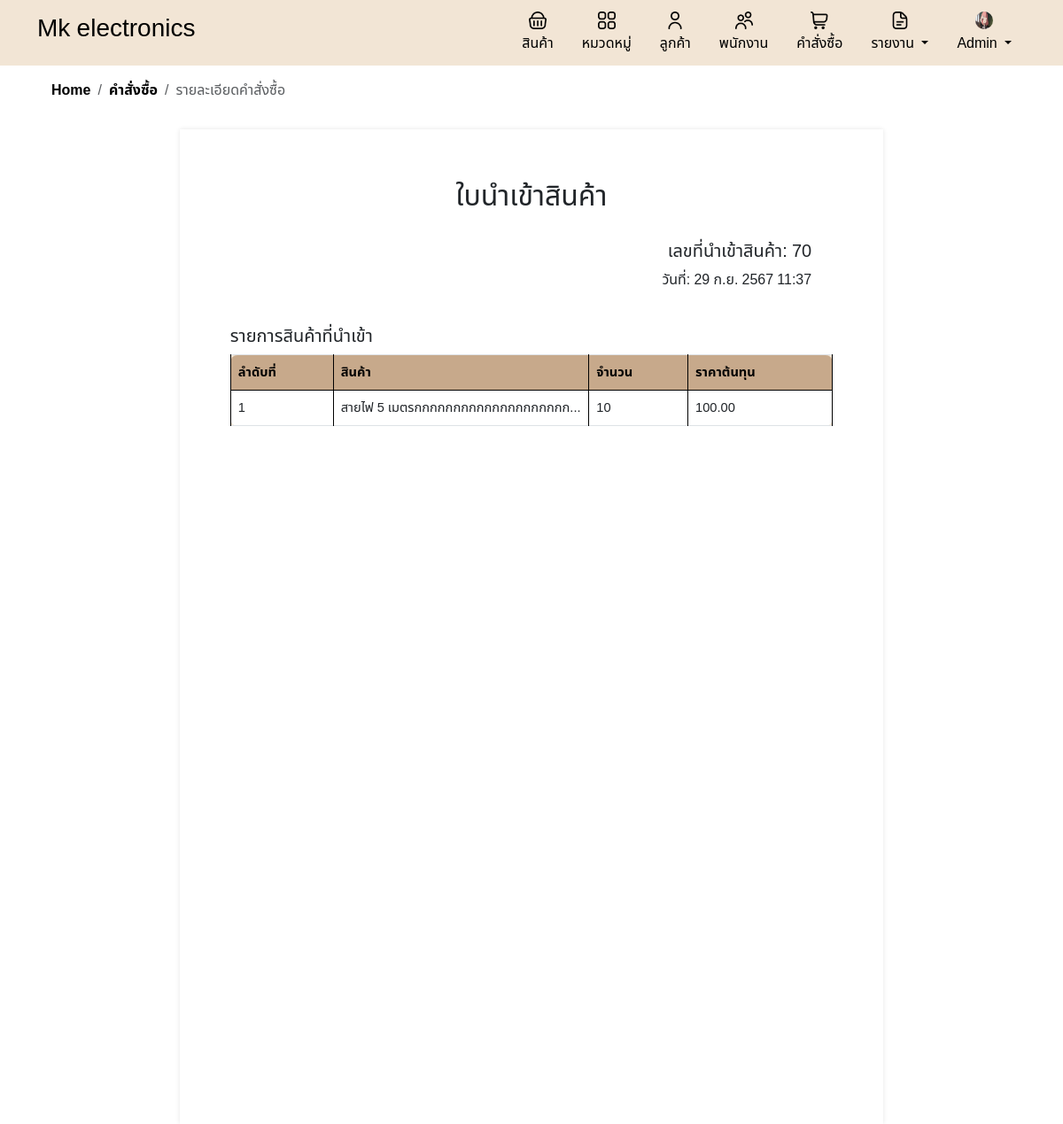
Screenshot of /detail_stock.php?stock_in_id=70 (signed in) with the database file from the repository.
### tables this page shows
CREATE TABLE `companies` (
  `company_id` int(11) NOT NULL,
  `company_name` varchar(100) NOT NULL,
  `company_address` varchar(255) DEFAULT NULL,
  `company_phone` varchar(10) DEFAULT NULL,
  `company_email` varchar(100) DEFAULT NULL,
  `profile_image` varchar(255) DEFAULT NULL
);

CREATE TABLE `stock_in` (
  `stock_in_id` int(11) NOT NULL,
  `date` timestamp NOT NULL DEFAULT current_timestamp()
);

CREATE TABLE `stock_in_items` (
  `item_id` int(11) NOT NULL,
  `stock_in_id` int(11) DEFAULT NULL,
  `product_id` int(11) DEFAULT NULL,
  `quantity` int(11) DEFAULT NULL
);

CREATE TABLE `products` (
  `product_id` int(11) NOT NULL,
  `product_name` varchar(100) NOT NULL,
  `description` text DEFAULT NULL,
  `price` decimal(10,2) NOT NULL,
  `quantity` int(11) NOT NULL,
  `category_id` int(11) DEFAULT NULL,
  `created_at` timestamp NOT NULL DEFAULT current_timestamp(),
  `image` varchar(255) DEFAULT NULL
);

CREATE TABLE `product_costs` (
  `cost_id` int(11) NOT NULL,
  `product_id` int(11) NOT NULL,
  `stock_in_id` int(11) NOT NULL,
  `cost_per_unit` decimal(10,2) NOT NULL,
  `quantity` int(11) NOT NULL
);

### inc/functions.php (called while the page is built, shortened)
<?php
function formatThaiDate($timestamp, $short = false) {
    $thai_months = array(
        1 => 'ม.ค.', 'ก.พ.', 'มี.ค.', 'เม.ย.', 'พ.ค.', 'มิ.ย.',
        'ก.ค.', 'ส.ค.', 'ก.ย.', 'ต.ค.', 'พ.ย.', 'ธ.ค.'
    );
    $date = date('j', $timestamp);
    $month = $thai_months[date('n', $timestamp)];
    $year = date('Y', $timestamp) + 543;
    if ($short) {
        return "$date $month";
    } else {
        $time = date('H:i', $timestamp);
        return "$date $month $year $time";
    }
}
?>

### detail_stock.php (the view, shortened to what this page needs)
<?php
include 'header.php';
include 'db.php';
include 'inc/links.php';
include 'inc/functions.php';
$stock_in_id = $_GET['stock_in_id'] ?? null;
$sql_items = "SELECT products.product_name, stock_in_items.quantity, pc.cost_per_unit
              FROM stock_in_items
              JOIN products ON stock_in_items.product_id = products.product_id
              LEFT JOIN product_costs AS pc ON stock_in_items.product_id = pc.product_id
              AND stock_in_items.stock_in_id = pc.stock_in_id
              WHERE stock_in_items.stock_in_id = ?";
$stmt_items = $conn->prepare($sql_items);
$stmt_items->bind_param("i", $stock_in_id);
$stmt_items->execute();
$result_items = $stmt_items->get_result();
$order_items = [];
while ($row = $result_items->fetch_assoc()) {
    $order_items[] = $row;
}
$sql_stock_in = "SELECT stock_in_id ,date FROM stock_in WHERE stock_in_id = ?";
$stmt_stock_in = $conn->prepare($sql_stock_in);
$stmt_stock_in->bind_param("i", $stock_in_id);
$stmt_stock_in->execute();
$result_stock_in = $stmt_stock_in->get_result();
$stock_in = $result_stock_in->fetch_assoc();
?>
<!DOCTYPE html>
<html lang="th">
<head>
</head>
<body>
    <div class="container">
        <nav aria-label="breadcrumb">
            <ol class="breadcrumb breadcrumb-chevron p-3 rounded-3">
                <li class="breadcrumb-item">
                    <a class="link-body-emphasis fw-semibold text-decoration-none" href="home.php">Home</a>
                </li>
                <li class="breadcrumb-item">
                    <a class="link-body-emphasis fw-semibold text-decoration-none" href="order.php">คำสั่งซื้อ</a>
                </li>
                <li class="breadcrumb-item active" aria-current="page">รายละเอียดคำสั่งซื้อ</li>
            </ol>
        </nav>
        <div class="a4-container">
            <div class="row">
                <div class="col-12 text-center mb-4">
                    <h2>ใบนำเข้าสินค้า</h2>
                </div>
                <div class="row d-flex justify-content-between align-items-start mb-4">
                    <div class="col-12 text-end" style="margin-top: -1px;">
                        <h5>เลขที่นำเข้าสินค้า: <?php echo $stock_in_id; ?></h5>
                        <p>วันที่: <?php echo formatThaiDate(strtotime($stock_in['date'])); ?></p>
                    </div>
                </div>
            </div>
            <div class="row">
                <div class="col-12">
                    <h5>รายการสินค้าที่นำเข้า</h5>
                    <table class="table table-bordered">
                        <thead>
                            <tr>
                                <th>ลำดับที่</th>
                                <th>สินค้า</th>
                                <th>จำนวน</th>
                                <th>ราคาต้นทุน</th>
                            </tr>
                        </thead>
                        <tbody>
                            <?php if (!empty($order_items)): ?>
                                <?php $index = 1; ?>
                                <?php foreach ($order_items as $item): ?>
                                    <tr>
                                        <td><?php echo $index++; ?></td>
                                        <td class='text-truncate' style='max-width: 150px; overflow: hidden; white-space: nowrap;' ><?php echo htmlspecialchars($item["product_name"]); ?></td>
                                        <td><?php echo htmlspecialchars($item["quantity"]); ?></td>
                                        <td><?php echo htmlspecialchars(number_format($item["cost_per_unit"], 2)); ?></td>
                                    </tr>
                                <?php endforeach; ?>
                            <?php else: ?>
                                <tr>
                                    <td colspan="4" class="text-center">ไม่มีรายการสินค้า</td>
                                </tr>
                            <?php endif; ?>
                        </tbody>
                    </table>
                </div>
            </div>
        </div>
    </div>
</body>
</html>

### header.php (shortened to what this page needs)
<?php
include 'db.php';
$sql = "SELECT profile_image FROM companies WHERE company_id = 1";
$result = $conn->query($sql);
$profile_image = 'default.png';
if ($result->num_rows > 0) {
    $row = $result->fetch_assoc();
    if (!empty($row['profile_image'])) {
        $profile_image = $row['profile_image'];
    }
}
?>
<div class="header-container">
    <div class="container">
        <div class="d-flex flex-wrap align-items-center justify-content-center justify-content-lg-start">
            <a href="home.php"
                class="d-flex align-items-center my-2 my-lg-0 me-lg-auto <?php echo basename($_SERVER['PHP_SELF']) == 'home.php' ? 'text-secondary active' : 'text-black'; ?> text-decoration-none">
                <h3>Mk electronics</h3>
            </a>
            <ul class="nav col-12 col-lg-auto my-2 justify-content-center my-md-0">
                <li>
                    <a href="product.php"
                        class="nav-link <?php echo basename($_SERVER['PHP_SELF']) == 'product.php' ? 'text-secondary active' : 'text-black'; ?>">
                        <img src="image/shopping-basket.png" class="bi d-block mx-auto mb-1 icon" width="20"
                            height="20">
                        สินค้า
                    </a>
                </li>
                <li>
                    <a href="category.php"
                        class="nav-link <?php echo basename($_SERVER['PHP_SELF']) == 'category.php' ? 'text-secondary active' : 'text-black'; ?>">
                        <img src="image/apps.png" class="bi d-block mx-auto mb-1 icon" width="20"
                            height="20">
                        หมวดหมู่
                    </a>
                </li>
                <li>
                    <a href="customer.php"
                        class="nav-link <?php echo basename($_SERVER['PHP_SELF']) == 'customer.php' ? 'text-secondary active' : 'text-black'; ?>">
                        <img src="image/user (1).png" class="bi d-block mx-auto mb-1 icon" width="20" height="20">
                        ลูกค้า
                    </a>
                </li>
                <?php if ($_SESSION['role'] === 'admin'): ?>
                    <li>
                        <a href="employee.php"
                            class="nav-link <?php echo basename($_SERVER['PHP_SELF']) == 'employee.php' ? 'text-secondary active' : 'text-black'; ?>">
                            <img src="image/users.png" class="bi d-block mx-auto mb-1 icon" width="20" height="20">
                            พนักงาน
                        </a>
                    </li>
                <?php endif; ?>
                <li>
                    <a href="order.php"
                        class="nav-link <?php echo basename($_SERVER['PHP_SELF']) == 'order.php' ? 'text-secondary active' : 'text-black'; ?>">
                        <img src="image/shopping-cart.png" class="bi d-block mx-auto mb-1 icon" width="20" height="20">
                        คำสั่งซื้อ
                    </a>
                </li>
                <?php if ($_SESSION['role'] === 'admin'): ?>
                    <li class="nav-item dropdown">
                        <a href="#"
                            class="nav-link dropdown-toggle <?php echo basename($_SERVER['PHP_SELF']) == 'report.php' ? 'text-secondary active' : 'text-black'; ?>"
                            id="dropdownReport" role="button" data-bs-toggle="dropdown" aria-expanded="false">
                            <img src="image/document.png" class="bi d-block mx-auto mb-1 icon" width="20" height="20">
                            รายงาน
                        </a>
                    </li>
                    <li class="nav-item dropdown">
                        <a href="#"
                            class="nav-link dropdown-toggle <?php echo basename($_SERVER['PHP_SELF']) == 'admin.php' ? 'text-secondary active' : 'text-black'; ?>"
                            id="dropdownProfile" role="button" data-bs-toggle="dropdown" aria-expanded="false">
                            <img src="uploads/<?php echo htmlspecialchars($profile_image); ?>"
                                class="bi d-block mx-auto mb-1 icon rounded-circle" width="20" height="20"
                                alt="Profile Image">
                            <?php echo ($_SESSION['role'] === 'admin') ? 'Admin' : 'User'; ?>
                        </a>
                    </li>
                <?php endif; ?>
            </ul>
        </div>
    </div>
</div>
</body>
</html>

### style.css (style rules this page uses)
* { font-family: "Noto Sans Thai", sans-serif; }
html { overflow-y: scroll; }
body { font-family: "Noto Sans Thai", sans-serif; background-color: #ffffff; }
.header-container { width: 100%; background-color: #F2E5D5; padding: 5px; }
.table { width: 100%; margin-bottom: 1rem; color: #212529; background-color: #F2E5D5; overflow: hidden; }
.table td, .table th { background-color: #F2E5D5; border-color: #7e7e7e; }
.table th, .table td { padding: 0.75rem; vertical-align: top; border-top: 1px solid #ffffff; text-align: left; }
.table thead th { vertical-align: bottom; border-bottom: 1px solid #000000; background-color: #C7A98B; color: #000; }
.table thead th:first-child { border-top-left-radius: 8px; }
.table thead th:last-child { border-top-right-radius: 8px; }
.table tbody tr:last-child td:first-child { border-bottom-left-radius: 8px; }
.table tbody tr:last-child td:last-child { border-bottom-right-radius: 8px; }
body { margin-bottom: 20px; padding: 0; background-color: #f8f9fa; }
.a4-container { width: 210mm; min-height: 297mm; margin: auto; background-color: white; padding: 15mm; box-shadow: 0 0 5px rgba(0, 0, 0, 0.1); }
.table th, .table td { vertical-align: middle; }
html, body { height: 100%; }
.table-bordered { width: 100%; background-color: #F2E5D5; overflow: hidden; font-size: 11pt; }
.table-bordered th, .table-bordered td { border: 1px solid #000000; border-right: 1px solid #000000; }
.table-bordered thead th { background-color: #C7A98B; color: #000000; }
.table-bordered th { padding: 0.75rem; }
.table-bordered td { padding: 0.5rem; }

### rows the page displays
companies: profile_image (picture)
stock_in: date "29 ก.ย. 2567 11:37"
stock_in_items: product.product_name "สายไฟ 5 เมตรกกกกกกกกกกกกกกกกกกก…", quantity "10", product_costs.cost_per_unit "100.00"

### other values shown
$stock_in_id "70"
